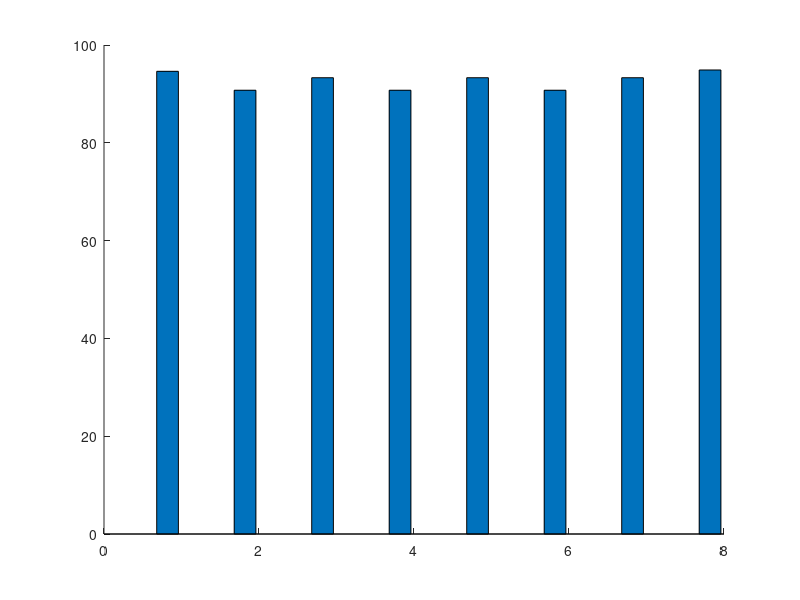

This figure's MATLAB source: (Note: this script raises an error after producing the figure.)
% PLOT RESULTS FROM MPC WITH LINEAR SVMs
% Author: HENRI DE PLAEN

%% PRELIMINARIES
clear all ; close all ; clc ;

%% VALUES
mthds = {['(P)LSVM'], ...
    ['(P)PCA8-' , '(P)LSVM'], ...
    ['(P)PCA16-' , '(P)LSVM'], ...
    ['(P)PCA8-' , '(C)LSVM'], ...
    ['(P)PCA16-' , '(C)LSVM'], ...
    ['(C)PCA8-' , '(P)LSVM'], ...
    ['(C)PCA16-' , '(P)LSVM'], ...
    ['\chi^2-' , '(P)LSVM']} ;

acc = [94.62, 95.12 ; ...
    90.75, 91.51 ; ...
    93.31, 93.24 ; ...
    90.75, 91.51 ; ...
    93.31, 93.24 ; ...
    90.75, 91.51 ; ...
    93.31, 93.24 ; ...
    94.89, 94.79 ] ;

timing = [43.5, 33.3 ; ...
    76.7, 73.2 ; ...
    174.2, 150.3 ; ...
    70.5, 70.5 ; ...
    156.8, 156.8 ; ...
    4.46, 1.18 ; ...
    11.43, 8.3 ; ...
    31.3, 24.4] ;

rounds = [49, 15; ...
    53, 19 ; ...
    53, 19 ; ...
    4, 4 ; ...
    4, 4 ; ...
    49, 15 ; ...
    49, 15 ; ...
    49, 15] ;
    
comm = [13950, 11040 ; ...
    19020, 17160 ; ...
    30540, 28440 ; ...
    10320, 10320 ; ...
    20640, 20640 ; ...
    8700, 6840 ; ...
    9900, 7800 ; ...
    12450, 9840] ;


%% PLOTS
figure ;
b = bar(acc,'group', 'FaceColor','flat') ;
b(1).FaceColor = 'black' ;
b(2).FaceColor = 'white' ;
xlabel('Model') ; ylabel('Accuracy') ;
ylim([85 100]) ;
ax = gca ;
%ax.XAxisLocation = 'origin' ;
%ax.YAxisLocation = 'origin' ;
set(0,'DefaultLineColor','k') ;
set(gca,'box','off') ;
set(gca, 'FontName', 'Baskervald ADF Std') ;
set(gca, 'FontSize', 23) ;
set(gca,'LineWidth',2) ;
%axis([0 it(end) -20 5]) ;
leg = legend() ;
set(leg,'visible','off') ;
set(gca,'xtick',[])
%%%%%%%%%%%%%%%%%%%%%%%%%%%%%%%%

figure ;
b = bar(timing,'group', 'FaceColor','flat') ;
b(1).FaceColor = 'black' ;
b(2).FaceColor = 'white' ;
xlabel('Model') ; ylabel('Run time [s]') ;
%ylim([85 100]) ;
ax = gca ;
%ax.XAxisLocation = 'origin' ;
%ax.YAxisLocation = 'origin' ;
set(0,'DefaultLineColor','k') ;
set(gca,'box','off') ;
set(gca, 'FontName', 'Baskervald ADF Std') ;
set(gca, 'FontSize', 23) ;
set(gca,'LineWidth',2) ;
%axis([0 it(end) -20 5]) ;
leg = legend() ;
set(leg,'visible','off') ;
set(gca,'xticklabel',mthds);
xtickangle(45);
%%%%%%%%%%%%%%%%%%%%%%%%%%%%%%%%

figure ;
b = bar(rounds,'group', 'FaceColor','flat') ;
b(1).FaceColor = 'black' ;
b(2).FaceColor = 'white' ;
xlabel('Model') ; ylabel('Rounds') ;
%ylim([85 100]) ;
ax = gca ;
%ax.XAxisLocation = 'origin' ;
%ax.YAxisLocation = 'origin' ;
set(0,'DefaultLineColor','k') ;
set(gca,'box','off') ;
set(gca, 'FontName', 'Baskervald ADF Std') ;
set(gca, 'FontSize', 23) ;
set(gca,'LineWidth',2) ;
%axis([0 it(end) -20 5]) ;
leg = legend() ;
set(leg,'visible','off') ;
set(gca,'xtick',[])
%%%%%%%%%%%%%%%%%%%%%%%%%%%%%%%%

figure ;
b = bar(comm,'group', 'FaceColor','flat') ;
b(1).FaceColor = 'black' ;
b(2).FaceColor = 'white' ;
xlabel('Model') ; ylabel('SCALE Packets') ;
%ylim([85 100]) ;
ax = gca ;
%ax.XAxisLocation = 'origin' ;
%ax.YAxisLocation = 'origin' ;
set(0,'DefaultLineColor','k') ;
set(gca,'box','off') ;
set(gca, 'FontName', 'Baskervald ADF Std') ;
set(gca, 'FontSize', 23) ;
set(gca,'LineWidth',2) ;
%axis([0 it(end) -20 5]) ;
leg = legend() ;
set(leg,'visible','off') ;
set(gca,'xticklabel',mthds);
xtickangle(45);
%%%%%%%%%%%%%%%%%%%%%%%%%%%%%%%%